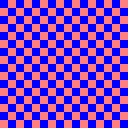
#> input picture Tests/images/lossless-with-vp8x.webp, 16 x 16 px (shown 8 times larger); its folder holds only this picture in this run
$ python -i GifImagePlugin.py   (imports and definitions only)
#> lines starting #> are read from the running program, lines starting #| are printed output that depends on the picture
#
# The Python Imaging Library.
# $Id$
#
# GIF file handling
#
# History:
# 1995-09-01 fl   Created
# 1996-12-14 fl   Added interlace support
# 1996-12-30 fl   Added animation support
# 1997-01-05 fl   Added write support, fixed local colour map bug
# 1997-02-23 fl   Make sure to load raster data in getdata()
# 1997-07-05 fl   Support external decoder (0.4)
# 1998-07-09 fl   Handle all modes when saving (0.5)
# 1998-07-15 fl   Renamed offset attribute to avoid name clash
# 2001-04-16 fl   Added rewind support (seek to frame 0) (0.6)
# 2001-04-17 fl   Added palette optimization (0.7)
# 2002-06-06 fl   Added transparency support for save (0.8)
# 2004-02-24 fl   Disable interlacing for small images
#
# Copyright (c) 1997-2004 by Secret Labs AB
# Copyright (c) 1995-2004 by Fredrik Lundh
#
# See the README file for information on usage and redistribution.
#

from PIL import Image, ImageFile, ImagePalette, \
                ImageChops, ImageSequence, _binary

__version__ = "0.9"


# --------------------------------------------------------------------
# Helpers

i8 = _binary.i8
i16 = _binary.i16le
o8 = _binary.o8
o16 = _binary.o16le


# --------------------------------------------------------------------
# Identify/read GIF files

def _accept(prefix):
    return prefix[:6] in [b"GIF87a", b"GIF89a"]


##
# Image plugin for GIF images.  This plugin supports both GIF87 and
# GIF89 images.

class GifImageFile(ImageFile.ImageFile):

    format = "GIF"
    format_description = "Compuserve GIF"
    global_palette = None

    # [218 lines left out: functions data, _open, n_frames, is_animated, seek, _seek, not called in this run]

    def tell(self):
        return self.__frame

    # [13 lines left out: function load_end, not called in this run]

# --------------------------------------------------------------------
# Write GIF files

try:
    import _imaging_gif
except ImportError:
    _imaging_gif = None

RAWMODE = {
    "1": "L",
    "L": "L",
    "P": "P",
}


def _convert_mode(im, initial_call=False):
    # convert on the fly (EXPERIMENTAL -- I'm not sure PIL
    # should automatically convert images on save...)
    if Image.getmodebase(im.mode) == "RGB":
        if initial_call:
            palette_size = 256
            if im.palette:
                palette_size = len(im.palette.getdata()[1]) // 3
            return im.convert("P", palette=1, colors=palette_size)
        else:
            return im.convert("P")
    return im.convert("L")


def _save_all(im, fp, filename):
    _save(im, fp, filename, save_all=True)


# [223 lines left out: functions _save, get_interlace, _get_local_header, _save_netpbm, not called in this run]


# --------------------------------------------------------------------
# GIF utilities

def _get_optimize(im, info):
    return im.mode in ("P", "L") and info and info.get("optimize", 0)


# [29 lines left out: functions _get_used_palette_colors, _get_color_table_size, _get_header_palette, not called in this run]

# Force optimization so that we can test performance against
# cases where it took lots of memory and time previously.
_FORCE_OPTIMIZE = False

# [169 lines left out: functions _get_palette_bytes, getheader, getdata, not called in this run]


# --------------------------------------------------------------------
# Registry

# [5 lines not run here, left out]

#
# Uncomment the following line if you wish to use NETPBM/PBMPLUS
# instead of the built-in "uncompressed" GIF encoder

# Image.register_save(GifImageFile.format, _save_netpbm)

>>> from PIL import Image
>>> picture = Image.open('../Tests/images/lossless-with-vp8x.webp')
#> picture is the input picture: PIL image 16x16 RGBA; mean R, G, B, A 127.5, 0, 127.5, 191.5
>>> result = _convert_mode(picture)
#> in _convert_mode, `return im.convert("P")`:
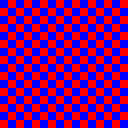
#> returned value: PIL image 16x16 P (shown 8 times larger); mean R, G, B 127.5, 0, 127.5
